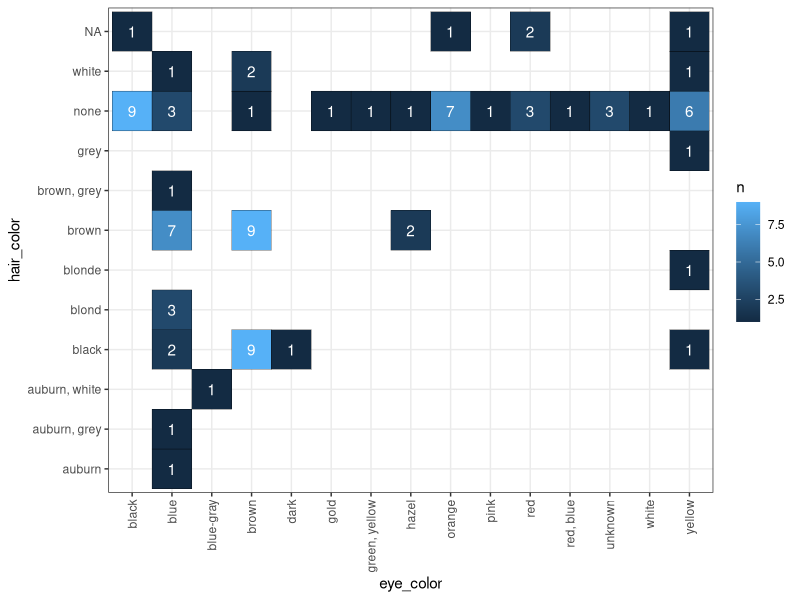
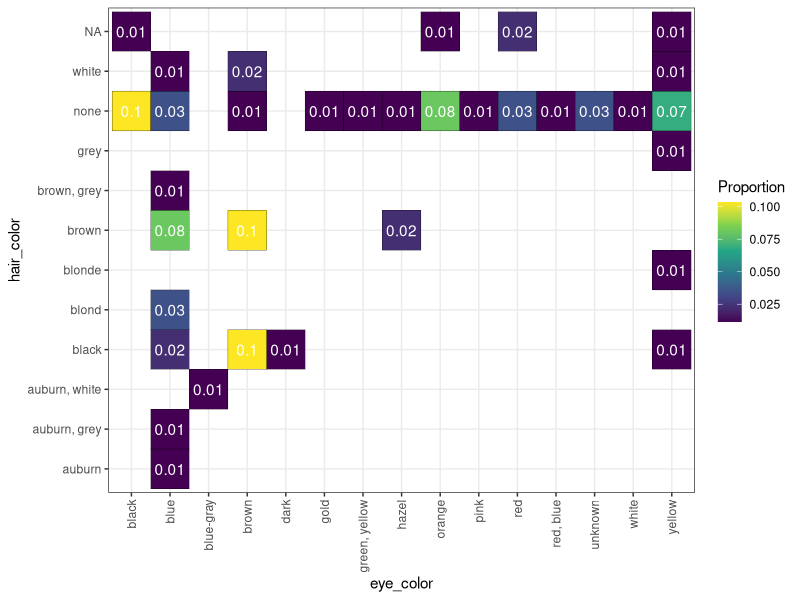

Generate these figures, in order, with R:
## ---- chunk 1
knitr::opts_chunk$set(echo = TRUE)
## ---- chunk 2
library(tidyverse)
## ---- chunk 3
iris %>% glimpse()
## ---- chunk 4
iris %>% summary()
## ---- chunk 5
iris %>% 
  count(Species)
## ---- chunk 6
starwars %>% glimpse()
## ---- chunk 7
class(starwars$eye_color)
## ---- chunk 8
starwars %>% count(eye_color)
## ---- chunk 9
starwars %>% count(eye_color) %>% 
  arrange(n)
## ---- chunk 10
starwars %>% 
  count(eye_color) %>% 
  arrange(desc(n))
## ---- chunk 11
starwars %>% 
  count(eye_color) %>% 
  arrange(desc(n)) %>% 
  knitr::kable()
## ---- chunk 12
starwars %>% 
  count(eye_color, hair_color) %>% 
  arrange(desc(n))
## ---- chunk 13
starwars %>% 
  count(eye_color, hair_color) %>% 
  ggplot(mapping = aes(x = eye_color, y = hair_color)) +
  geom_tile(mapping = aes(fill = n), color = "black") +
  geom_text(mapping = aes(label = n), color = "white") +
  theme_bw() +
  theme(axis.text.x = element_text(angle=90, hjust = 1, vjust = 0.5))
## ---- chunk 14
starwars %>% 
  count(eye_color, hair_color) %>% 
  arrange(desc(n)) %>% 
  mutate(proportion_obs = n / sum(n))
## ---- chunk 15
9 / nrow(starwars)
## ---- chunk 16
starwars %>% 
  count(eye_color, hair_color) %>% 
  mutate(proportion_obs = n / sum(n)) %>% 
  ggplot(mapping = aes(x = eye_color, y = hair_color)) +
  geom_tile(mapping = aes(fill = proportion_obs), color = "black") +
  geom_text(mapping = aes(label = signif(proportion_obs, 1)), color = "white") +
  scale_fill_viridis_c("Proportion") +
  theme_bw() +
  theme(axis.text.x = element_text(angle=90, hjust = 1, vjust = 0.5))
## ---- chunk 17
starwars %>% 
  group_by(eye_color, hair_color) %>% 
  glimpse()
## ---- chunk 18
starwars %>% 
  group_by(eye_color, hair_color) %>% 
  summarise(num_rows = n()) %>% 
  arrange(desc(num_rows))
## ---- chunk 19
starwars %>% 
  group_by(eye_color, hair_color) %>% 
  summarise(num_rows = n(),
            num_home_worlds = n_distinct(homeworld)) %>% 
  arrange(desc(num_rows))
## ---- chunk 20
starwars %>% 
  filter(eye_color == "black", hair_color == "none") %>% 
  count(homeworld) %>% 
  nrow()
## ---- chunk 21
starwars %>% 
  group_by(eye_color, hair_color) %>% 
  summarise(num_rows = n(),
            num_home_worlds = n_distinct(homeworld),
            num_species = n_distinct(species)) %>% 
  arrange(desc(num_rows))
## ---- chunk 22
starwars %>% 
  group_by(eye_color, hair_color) %>% 
  summarise(num_rows = n(),
            num_home_worlds = n_distinct(homeworld),
            num_species = n_distinct(species)) %>% 
  ungroup() %>% 
  count(num_species) %>% 
  arrange(desc(n))
## ---- chunk 23
starwars %>% count(homeworld) %>% arrange(desc(n))
## ---- chunk 24
my_df <- starwars %>% 
  select(eye_color, homeworld) %>% 
  mutate(obs_planets = ifelse(homeworld %in% c("Tatooine", "Naboo"),
                              "yes", 
                              "no"),
         pred_planets = ifelse(eye_color %in% c("brown"),
                               "yes", 
                               "no"))
## ---- chunk 25
my_df %>% 
  summarise(mean(pred_planets == obs_planets))
## ---- chunk 26
mean(my_df$obs_planets == "yes")
## ---- chunk 27
my_confusion <- my_df %>% 
  count(pred_planets, obs_planets)
## ---- chunk 28
my_confusion
## ---- chunk 29
my_confusion %>% 
  filter(obs_planets == "yes") %>% 
  mutate(prop_val = n / sum(n))
## ---- chunk 30
tpr_planets <- my_confusion %>% 
  filter(obs_planets == "yes") %>% 
  mutate(prop_val = n / sum(n)) %>% 
  filter(pred_planets == obs_planets) %>% 
  pull(prop_val)
## ---- chunk 31
my_confusion %>% 
  filter(obs_planets == "no") %>% 
  mutate(prop_val = n / sum(n))
